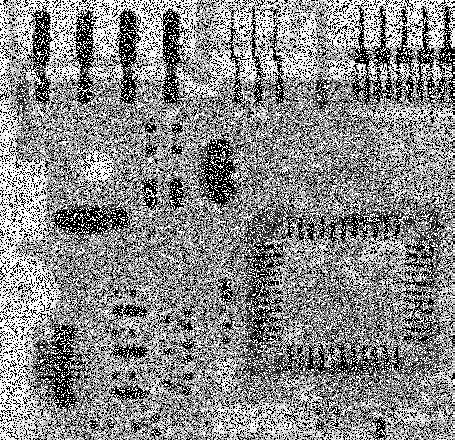
%> input picture Matlab/AdaptiveMedianFilter/SP.tif, 455 x 440 px
$ octave --eval "adaptive_median_filtering;"   (GNU Octave 9; MATLAB toolbox functions it lacks are replaced by stand-ins)
%> lines starting %> are read from the running program, lines starting %| are printed output that depends on the picture
function adaptive_median_filtering
    close all
    clear all
    clc;

    %% Inputs
    prompt = {'Enter Maximum Kernel Dimensions :', 'Enter Salt & Pepper Noise Density :', 'Enter Median Kernel Dimensions :'};
    dlg_title = 'Input';
    num_lines = 1;
    def = {'15', '0.01', '7'};
    answer = inputdlg(prompt, dlg_title, num_lines, def);
%> the answer given: 15, 0.01, 7
    maxKernelDim = str2double(answer{1});
    noiseDensity = str2double(answer{2});
    medianKernelDim = str2double(answer{3});
    inputImage = imread('SP.tif');
%> inputImage is the input picture: size 440x455 uint8; min 0, max 255, mean 138.1
    [rows, cols] = size(inputImage);
%> rows = 440; cols = 455
    outputImage = zeros(rows, cols);

    %% Add Noise
    paddingSize = floor(maxKernelDim / 2);
    noisyImage = imnoise(inputImage, 'salt & pepper', noiseDensity);
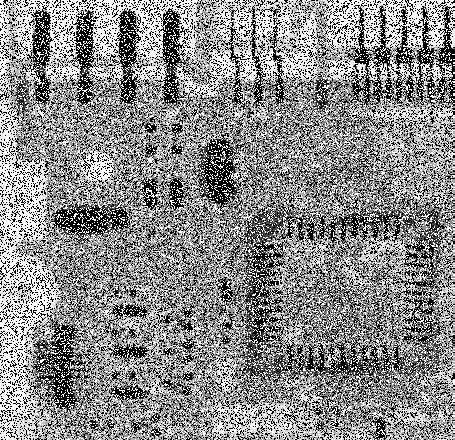
%> noisyImage: size 440x455 uint8; min 0, max 255, mean 138
    replicatedImage = replicatePadding(noisyImage, paddingSize, rows, cols);
%> in replicatePadding, `paddedImage(paddingSize + 1:rows + paddingSize, paddingSize + 1:cols +..`:
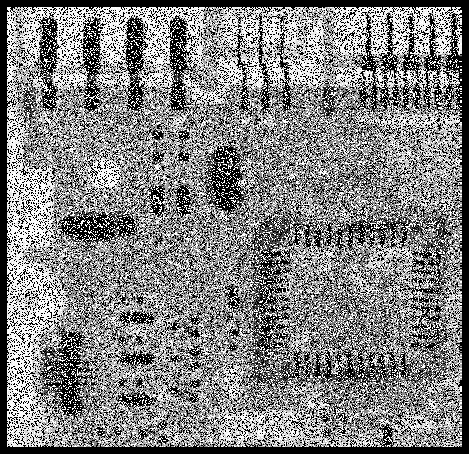
%> paddedImage: size 454x469 double; min 0, max 255, mean 129.8

    %% Adaptive Median Filtering
    outputImage = adaptiveMedianFilter(replicatedImage, rows, cols, maxKernelDim, paddingSize);

    %% Median Filtering
    medianOutputImage = medianFilter(noisyImage, medianKernelDim, rows, cols);

    %% Plotting
    plotResults(noisyImage, outputImage, medianOutputImage, maxKernelDim, medianKernelDim);
end

function outputImage = adaptiveMedianFilter(replicatedImage, rows, cols, maxKernelDim, paddingSize)
%> called with rows = 440, cols = 455, maxKernelDim = 15, paddingSize = 7
    outputImage = zeros(rows, cols);

    for i = (maxKernelDim - paddingSize):(rows + paddingSize)
        for j = (maxKernelDim - paddingSize):(cols + paddingSize)
            kernelDim = 3;

            while (kernelDim <= maxKernelDim)
                r = floor(kernelDim / 2);
                if kernelDim == maxKernelDim
                    outputImage(i - paddingSize, j - paddingSize) = medianValue;
                    break
                end
                localRegion = replicatedImage(i - r:i + r, j - r:j + r);
                medianValue = median(localRegion(:));
                maxValue = max(localRegion(:));
                minValue = min(localRegion(:));
                A1 = medianValue - minValue;
                A2 = medianValue - maxValue;
                B1 = localRegion(r + 1, r + 1) - minValue;
                B2 = localRegion(r + 1, r + 1) - maxValue;

                if (A1 > 0) && (A2 < 0)
                    if (B1 > 0) && (B2 < 0)
                        outputImage(i - paddingSize, j - paddingSize) = localRegion(r + 1, r + 1);
                    else
                        outputImage(i - paddingSize, j - paddingSize) = medianValue;
                    end
                    break
                else
                    kernelDim = kernelDim + 2;
                end
            end
        end
    end
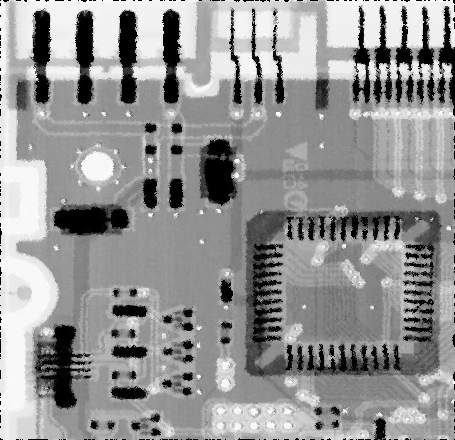
%> outputImage: size 440x455 double; min 0, max 254, mean 148.1
end

function outputImage = medianFilter(noisyImage, medianKernelDim, rows, cols)
%> called with medianKernelDim = 7, rows = 440, cols = 455
    paddingSize = floor(medianKernelDim / 2);
    replicatedImage = replicatePadding(noisyImage, paddingSize, rows, cols);
%> call 2 of replicatePadding, with paddingSize = 3, rows = 440, cols = 455
%> in replicatePadding (call 2), `paddedImage(paddingSize + 1:rows + paddingSize, paddingSize + 1:cols +..`:
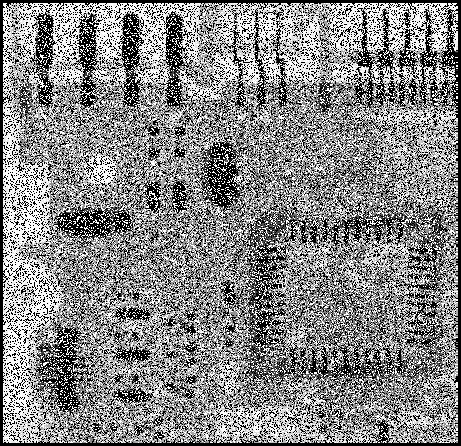
%> paddedImage: size 446x461 double; min 0, max 255, mean 134.4
    outputImage = zeros(rows, cols);

    for i = (medianKernelDim - paddingSize):(rows + paddingSize)
        for j = (medianKernelDim - paddingSize):(cols + paddingSize)
            localRegion = replicatedImage(i - paddingSize:i + paddingSize, j - paddingSize:j + paddingSize);
            outputImage(i - paddingSize, j - paddingSize) = median(localRegion(:));
        end
    end
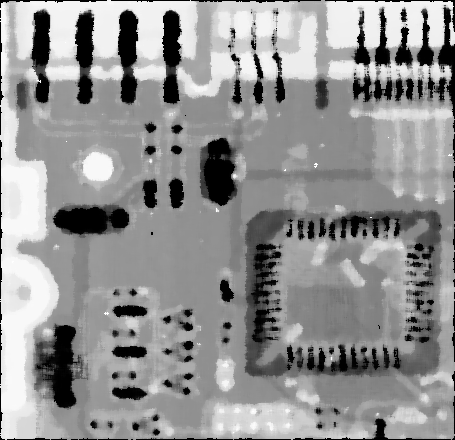
%> outputImage: size 440x455 double; min 0, max 255, mean 146.7
end

function paddedImage = replicatePadding(inputImage, paddingSize, rows, cols)
    paddedImage = zeros(rows + 2 * paddingSize, cols + 2 * paddingSize);
    paddedImage(paddingSize + 1:rows + paddingSize, paddingSize + 1:cols + paddingSize) = inputImage;
end

function plotResults(noisyImage, adaptiveOutputImage, medianOutputImage, maxKernelDim, medianKernelDim)
%> called with maxKernelDim = 15, medianKernelDim = 7
    figure,
    subplot(131), imshow(noisyImage); title('Corrupted Image by Salt & Pepper Noise');
    subplot(132), imshow(uint8(adaptiveOutputImage)); title(['Result of Applying Adaptive Median Filter with Dmax = ', num2str(maxKernelDim)]);
    subplot(133), imshow(uint8(medianOutputImage)); title(['Result of Applying Median Filter with Kernel Dimensions = ', num2str(medianKernelDim)]);
end

function medianVal = median(localRegion)
    sortedValues = sort(localRegion(:));
    medianVal = sortedValues(floor(numel(sortedValues) / 2) + 1);
end
